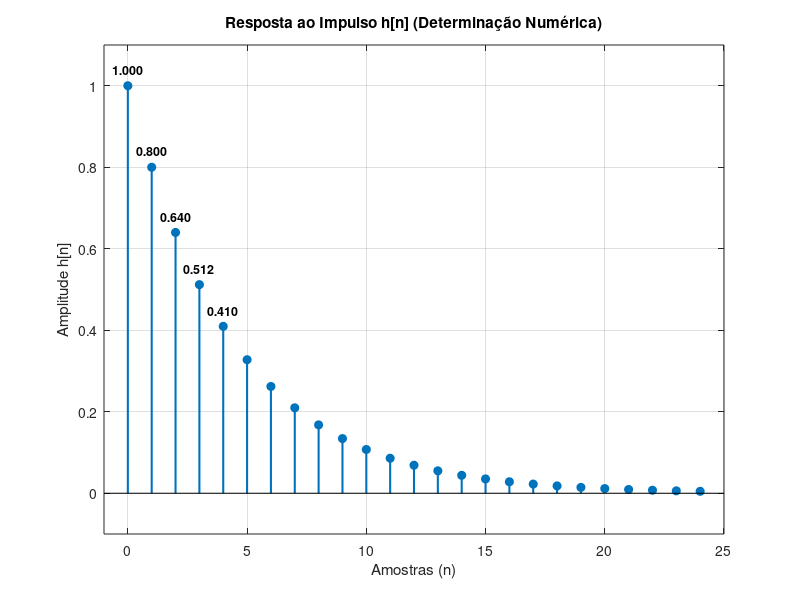

The MATLAB script that drew this image:
clear;
clc;
close all;

N = 25;
n = 0:N-1;

b = [1];
a = [1, -0.8];

delta = zeros(1, N);
delta(1) = 1; 

h = filter(b, a, delta);

figure('Position', [150, 150, 750, 450]);
stem(n, h, 'filled', 'MarkerFaceColor', [0 0.45 0.74], 'LineWidth', 1.5);
title('Resposta ao Impulso h[n] (Determinação Numérica)');
xlabel('Amostras (n)');
ylabel('Amplitude h[n]');
grid on;

xlim([-1, N]);
ylim([-0.1, 1.1]);

for i = 1:5
    text(n(i), h(i) + 0.04, sprintf('%.3f', h(i)), ...
         'HorizontalAlignment', 'center', 'FontSize', 9, 'FontWeight', 'bold');
end
